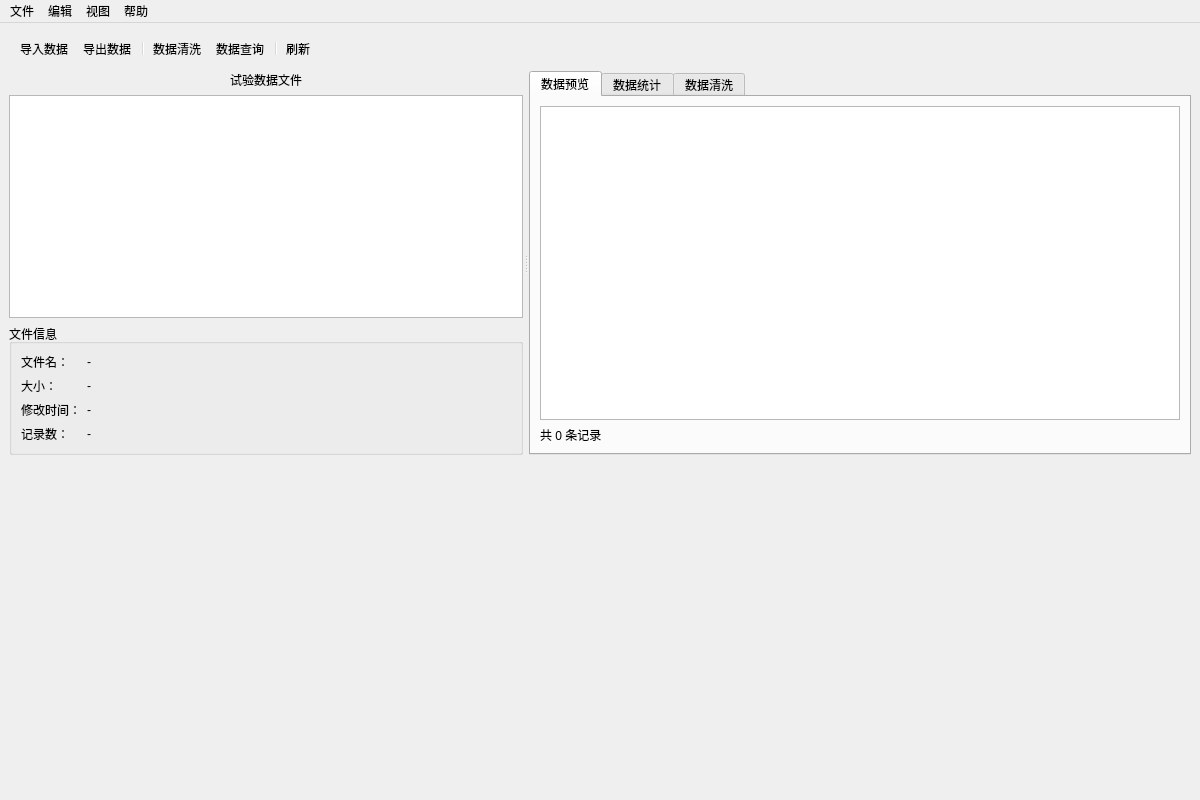
<?xml version="1.0" encoding="UTF-8"?>
<ui version="4.0">
 <class>TestDataManagement</class>
 <widget class="QMainWindow" name="TestDataManagement">
  <property name="geometry">
   <rect>
    <x>0</x>
    <y>0</y>
    <width>1200</width>
    <height>800</height>
   </rect>
  </property>
  <property name="windowTitle">
   <string>试验数据管理 - 反辐射无人机仿真系统</string>
  </property>
  <widget class="QWidget" name="centralwidget">
   <layout class="QVBoxLayout" name="verticalLayout">
    <!-- 顶部工具栏 -->
    <item>
     <widget class="QToolBar" name="toolBar">
      <property name="iconSize">
       <size>
        <width>24</width>
        <height>24</height>
       </size>
      </property>
      <property name="toolButtonStyle">
       <enum>Qt::ToolButtonTextUnderIcon</enum>
      </property>
      <addaction name="actionImport"/>
      <addaction name="actionExport"/>
      <addaction name="separator"/>
      <addaction name="actionClean"/>
      <addaction name="actionQuery"/>
      <addaction name="separator"/>
      <addaction name="actionRefresh"/>
     </widget>
    </item>
    <!-- 主分割区域 -->
    <item>
     <widget class="QSplitter" name="splitter">
      <property name="orientation">
       <enum>Qt::Horizontal</enum>
      </property>
      <property name="handleWidth">
       <number>6</number>
      </property>
      <!-- 左侧数据导航 -->
      <widget class="QWidget" name="leftPanel" native="true">
       <property name="minimumWidth">
        <number>250</number>
       </property>
       <property name="maximumWidth">
        <number>350</number>
       </property>
       <layout class="QVBoxLayout" name="verticalLayout_2">
        <item>
         <widget class="QLabel" name="labelDataFiles">
          <property name="text">
           <string>试验数据文件</string>
          </property>
          <property name="alignment">
           <set>Qt::AlignCenter</set>
          </property>
         </widget>
        </item>
        <item>
         <widget class="QTreeView" name="treeViewData">
          <property name="alternatingRowColors">
           <bool>true</bool>
          </property>
          <property name="selectionMode">
           <enum>QAbstractItemView::ExtendedSelection</enum>
          </property>
         </widget>
        </item>
        <item>
         <widget class="QGroupBox" name="groupBoxFileInfo">
          <property name="title">
           <string>文件信息</string>
          </property>
          <layout class="QFormLayout" name="formLayout">
           <item row="0" column="0">
            <widget class="QLabel" name="labelFileName">
             <property name="text">
              <string>文件名：</string>
             </property>
            </widget>
           </item>
           <item row="0" column="1">
            <widget class="QLabel" name="labelFileNameValue">
             <property name="text">
              <string>-</string>
             </property>
            </widget>
           </item>
           <item row="1" column="0">
            <widget class="QLabel" name="labelFileSize">
             <property name="text">
              <string>大小：</string>
             </property>
            </widget>
           </item>
           <item row="1" column="1">
            <widget class="QLabel" name="labelFileSizeValue">
             <property name="text">
              <string>-</string>
             </property>
            </widget>
           </item>
           <item row="2" column="0">
            <widget class="QLabel" name="labelFileModified">
             <property name="text">
              <string>修改时间：</string>
             </property>
            </widget>
           </item>
           <item row="2" column="1">
            <widget class="QLabel" name="labelFileModifiedValue">
             <property name="text">
              <string>-</string>
             </property>
            </widget>
           </item>
           <item row="3" column="0">
            <widget class="QLabel" name="labelRecordCount">
             <property name="text">
              <string>记录数：</string>
             </property>
            </widget>
           </item>
           <item row="3" column="1">
            <widget class="QLabel" name="labelRecordCountValue">
             <property name="text">
              <string>-</string>
             </property>
            </widget>
           </item>
          </layout>
         </widget>
        </item>
       </layout>
      </widget>
      <!-- 右侧主工作区 -->
      <widget class="QTabWidget" name="tabWidget">
       <property name="currentIndex">
        <number>0</number>
       </property>
       <!-- 数据预览页 -->
       <widget class="QWidget" name="tabPreview">
        <attribute name="title">
         <string>数据预览</string>
        </attribute>
        <layout class="QVBoxLayout" name="verticalLayout_3">
         <item>
          <widget class="QTableWidget" name="tablePreview">
           <property name="alternatingRowColors">
            <bool>true</bool>
           </property>
           <property name="selectionBehavior">
            <enum>QAbstractItemView::SelectRows</enum>
           </property>
          </widget>
         </item>
         <item>
          <widget class="QLabel" name="labelPreviewInfo">
           <property name="text">
            <string>共 0 条记录</string>
           </property>
          </widget>
         </item>
        </layout>
       </widget>
       <!-- 数据统计页 -->
       <widget class="QWidget" name="tabStatistics">
        <attribute name="title">
         <string>数据统计</string>
        </attribute>
        <layout class="QVBoxLayout" name="verticalLayout_4">
         <item>
          <widget class="QTableWidget" name="tableStatistics">
           <property name="columnCount">
            <number>4</number>
           </property>
           <attribute name="horizontalHeaderStretchLastSection">
            <bool>true</bool>
           </attribute>
           <column>
            <property name="text">
             <string>字段名</string>
            </property>
           </column>
           <column>
            <property name="text">
             <string>最小值</string>
            </property>
           </column>
           <column>
            <property name="text">
             <string>最大值</string>
            </property>
           </column>
           <column>
            <property name="text">
             <string>平均值</string>
            </property>
           </column>
          </widget>
         </item>
        </layout>
       </widget>
       <!-- 数据清洗页 -->
       <widget class="QWidget" name="tabCleaning">
        <attribute name="title">
         <string>数据清洗</string>
        </attribute>
        <layout class="QVBoxLayout" name="verticalLayout_5">
         <item>
          <widget class="QGroupBox" name="groupBoxMissing">
           <property name="title">
            <string>缺失值处理</string>
           </property>
           <layout class="QHBoxLayout" name="horizontalLayout">
            <item>
             <widget class="QCheckBox" name="checkRemoveMissing">
              <property name="text">
               <string>删除缺失值行</string>
              </property>
             </widget>
            </item>
            <item>
             <widget class="QCheckBox" name="checkFillMissing">
              <property name="text">
               <string>填充缺失值</string>
              </property>
             </widget>
            </item>
            <item>
             <widget class="QComboBox" name="comboFillMethod">
              <item>
               <property name="text">
                <string>均值填充</string>
               </property>
              </item>
              <item>
               <property name="text">
                <string>中位数填充</string>
               </property>
              </item>
              <item>
               <property name="text">
                <string>前向填充</string>
               </property>
              </item>
             </widget>
            </item>
           </layout>
          </widget>
         </item>
         <item>
          <widget class="QGroupBox" name="groupBoxOutlier">
           <property name="title">
            <string>异常值检测</string>
           </property>
           <layout class="QHBoxLayout" name="horizontalLayout_2">
            <item>
             <widget class="QCheckBox" name="checkOutlierStd">
              <property name="text">
               <string>标准差法 (k=3)</string>
              </property>
             </widget>
            </item>
            <item>
             <widget class="QCheckBox" name="checkOutlierIQR">
              <property name="text">
               <string>四分位距法</string>
              </property>
             </widget>
            </item>
            <item>
             <widget class="QPushButton" name="btnApplyCleaning">
              <property name="text">
               <string>应用清洗</string>
              </property>
             </widget>
            </item>
           </layout>
          </widget>
         </item>
         <item>
          <widget class="QTextEdit" name="textCleaningLog">
           <property name="readOnly">
            <bool>true</bool>
           </property>
           <property name="placeholderText">
            <string>清洗日志将显示在这里...</string>
           </property>
          </widget>
         </item>
        </layout>
       </widget>
      </widget>
     </widget>
    </item>
    <!-- 底部状态栏 -->
    <item>
     <widget class="QStatusBar" name="statusbar">
      <property name="sizeGripEnabled">
       <bool>false</bool>
      </property>
     </widget>
    </item>
   </layout>
  </widget>
  <widget class="QMenuBar" name="menubar">
   <property name="geometry">
    <rect>
     <x>0</x>
     <y>0</y>
     <width>1200</width>
     <height>22</height>
    </rect>
   </property>
   <widget class="QMenu" name="menuFile">
    <property name="title">
     <string>文件</string>
    </property>
    <addaction name="actionImport"/>
    <addaction name="actionExport"/>
    <addaction name="separator"/>
    <addaction name="actionExit"/>
   </widget>
   <widget class="QMenu" name="menuEdit">
    <property name="title">
     <string>编辑</string>
    </property>
    <addaction name="actionClean"/>
    <addaction name="actionQuery"/>
   </widget>
   <widget class="QMenu" name="menuView">
    <property name="title">
     <string>视图</string>
    </property>
    <addaction name="actionRefresh"/>
   </widget>
   <widget class="QMenu" name="menuHelp">
    <property name="title">
     <string>帮助</string>
    </property>
   </widget>
   <addaction name="menuFile"/>
   <addaction name="menuEdit"/>
   <addaction name="menuView"/>
   <addaction name="menuHelp"/>
  </widget>
  <action name="actionImport">
   <property name="text">
    <string>导入数据</string>
   </property>
   <property name="toolTip">
    <string>从文件导入试验数据</string>
   </property>
  </action>
  <action name="actionExport">
   <property name="text">
    <string>导出数据</string>
   </property>
   <property name="toolTip">
    <string>导出当前数据到文件</string>
   </property>
  </action>
  <action name="actionClean">
   <property name="text">
    <string>数据清洗</string>
   </property>
   <property name="toolTip">
    <string>对数据进行清洗处理</string>
   </property>
  </action>
  <action name="actionQuery">
   <property name="text">
    <string>数据查询</string>
   </property>
   <property name="toolTip">
    <string>查询数据</string>
   </property>
  </action>
  <action name="actionRefresh">
   <property name="text">
    <string>刷新</string>
   </property>
   <property name="toolTip">
    <string>刷新数据视图</string>
   </property>
  </action>
  <action name="actionExit">
   <property name="text">
    <string>退出</string>
   </property>
  </action>
 </widget>
 <resources/>
 <connections/>
</ui>
